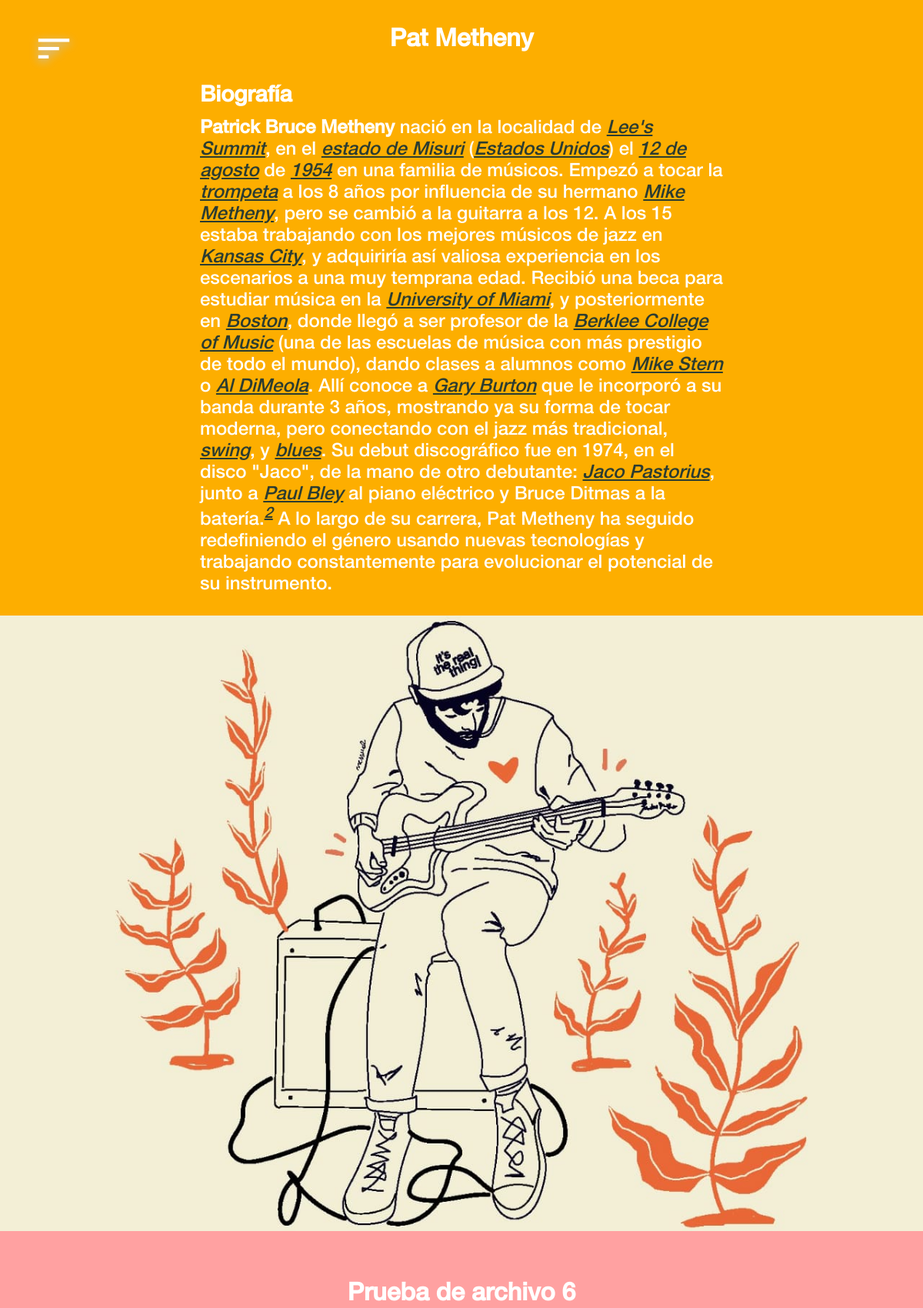
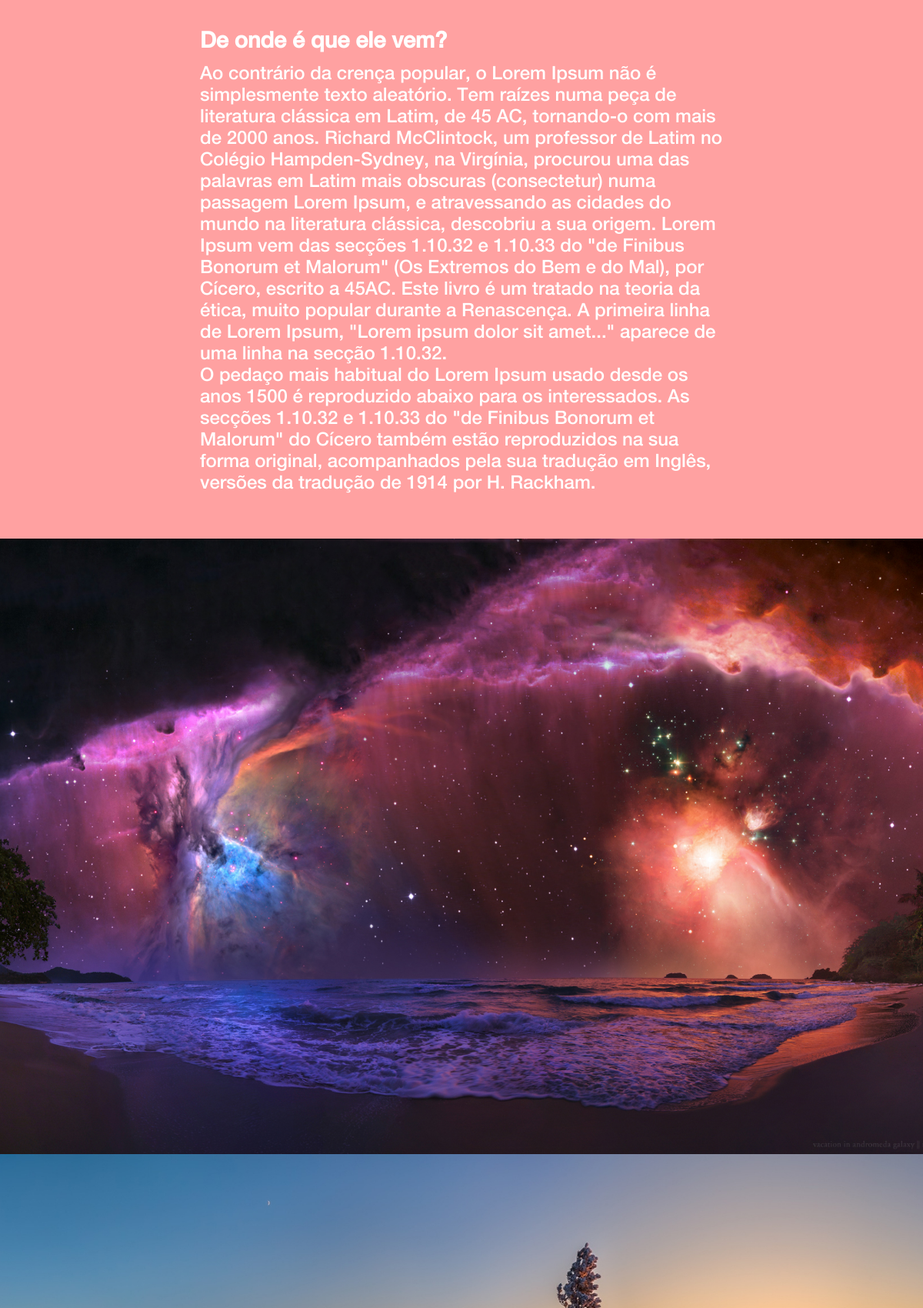
Screenshot of /blog/ (upper part) with the database file from the repository (2 pictures, top to bottom).
### blog/models.py (models this page shows, shortened)
class Post (models.Model):
    COLOR_CHOICES = (
        ('#00A056', 'Verde bosque'),
        ('#FFA1A1', 'Rosa'),
        ('#9CD484', 'Verde manzana'),
        ('#FDAE00', 'Amarillo'),
        ('#68735D', 'Musgo'),
    )
    title = models.CharField(max_length=250)
    image = models.ImageField(upload_to="images/", blank=True)
    body = RichTextField(blank=True, null=True)
    background_color = models.CharField(
        max_length=30, choices=COLOR_CHOICES, default='Verde bosque')
    created = models.DateTimeField(auto_now_add=True)
    slug = models.SlugField(max_length=250, blank=True, unique_for_date='created')
    class Meta:
        ordering = ('-created',)
    def get_absolute_url(self):
        return reverse('blog:post_detail',
                       args=[self.created.year,
                             self.created.month,
                             self.created.day, self.slug])

### blog/views.py (the view)
# urls.py: path('', views.index, name='home'),
def index(request):
    posts = Post.objects.all()
    context = {'posts': posts}
    return render(request, 'blog/index.html', context)

### blog/templates/blog/index.html (shortened to what this page needs)
{% extends "blog/base.html" %}
{% load static  %}
{% block content %}
    <div class="home-content">
        <div class="hamburguer-menu">
            <a id="menu-icon-open" href="#">
            </a>
        </div>
        {% for post in posts %}
            <div id="" class="post-wrapper" style='background-color:{{ post.background_color|cut:"''" }};'>
                {% if post.image %}
                    <img src="{{ post.image.url }}" alt="{{ post.title }}" style="z-index: 1;">
                {% elif post.body %}
                    <div class="content-wrapper">
                        <div class="post-title">
                            <a href="{{ post.get_absolute_url }}">
                                <h1>{{ post.title }}</h1>
                            </a>
                        </div>
                        <div class="post-body">{{ post.body|safe }}</div>
                    </div>
                {% endif %}
            </div>
        {% endfor %}
{% endblock content %}

### rows the page displays
Post: title "Pat Metheny", body "Biografía Patrick Bruce Metheny nació en la localidad de Lee's Summit , en el estado de Misuri ( Estados Unidos ) el 12 de agosto de 1954 en una familia de músicos. Empezó a tocar la trompeta a los 8 años por influencia de su hermano Mike Metheny , pero se cambió a la guitarra a los 12. A los 15 estaba trabajando con los mejores músicos de jazz en Kansas City , y adquiriría así valiosa experiencia en los escenarios a una muy temprana edad. Recibió una beca para estudiar música en la University of Miami , y posteriormente en Boston , donde llegó a ser profesor de la Berklee College of Music (una de las escuelas de música con más prestigio de todo el mundo), dando clases a alumnos como Mike…"
Post: image (picture)
Post: title "Prueba de archivo 6", body "De onde é que ele vem? Ao contrário da crença popular, o Lorem Ipsum não é simplesmente texto aleatório. Tem raízes numa peça de literatura clássica em Latim, de 45 AC, tornando-o com mais de 2000 anos. Richard McClintock, um professor de Latim no Colégio Hampden-Sydney, na Virgínia, procurou uma das palavras em Latim mais obscuras (consectetur) numa passagem Lorem Ipsum, e atravessando as cidades do mundo na literatura clássica, descobriu a sua origem. Lorem Ipsum vem das secções 1.10.32 e 1.10.33 do \"de Finibus Bonorum et Malorum\" (Os Extremos do Bem e do Mal), por Cícero, escrito a 45AC. Este livro é um tratado na teoria da ética, muito popular durante a Renascença. A primeira linha de…"
Post: image (picture)
Post: image (picture)
